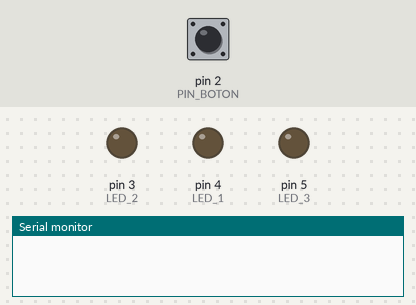
A sketch run on a simulated Arduino Uno, built with avr-gcc and run on an emulated ATmega328P. On the bench: output pins drawn as LEDs (lit = HIGH), the last lines printed to the serial monitor. The inputs (shaded band) are chosen by the test bench; at power-on: pin 2 (PIN_BOTON) HIGH.

Above: at 1.2 s.
1.3 s: pin 2 (PIN_BOTON) pulled LOW for 0.15 s
At 2.9 s:
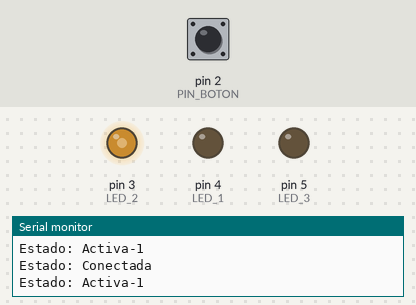
4.4 s: pin 2 (PIN_BOTON) pulled LOW for 1 s
At 4.9 s:
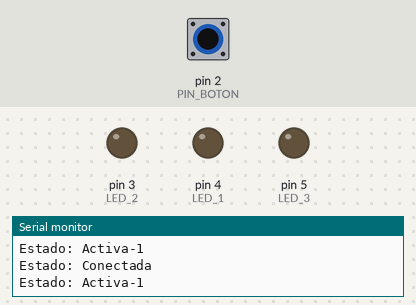
8.4 s: pin 2 (PIN_BOTON) pulled LOW for 0.15 s
At 9.5 s:
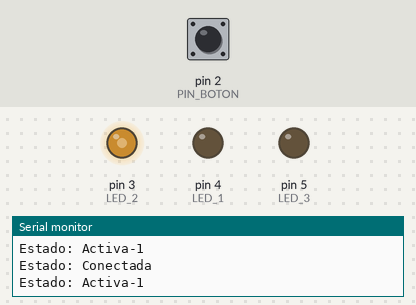
11.5 s: pin 2 (PIN_BOTON) pulled LOW for 3.2 s
21.2 s: pin 2 (PIN_BOTON) pulled LOW for 0.15 s
Timing chart, 0 to 42.8 s (numbered marks = the images above; inputs shaded):
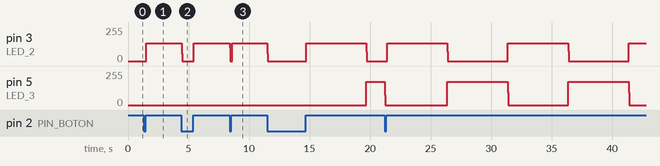

Measured:
- after the input at 1.3 s, pin 3 (LED_2): 0/255 → 135/255 after 0.20 s
- after the input at 4.4 s, pin 5 (LED_3): stays 0/255 (without the input it goes to 175/255 after 2.1 s)
- after the input at 8.4 s, pin 5 (LED_3): stays 0/255 (without the input it goes to 175/255 after 2.0 s)

The sketch:

ej5.7.ino
```cpp
// Estados
#define DESCONECTADA 0
#define CONECTADA 1
#define ACTIVA_1 2
#define ACTIVA_2 3

// Pines
#define LED_1 4
#define LED_2 3
#define LED_3 5
#define PIN_BOTON 2

// Constantes de tiempo
const unsigned long TIEMPO_PULSACION_CORTA = 3000;
const unsigned long TIEMPO_PULSACION_LARGA = 3000;
const unsigned long TIEMPO_ACTIVA = 5000;

int estado = DESCONECTADA;
unsigned long tiempoInicio = 0;

void setup()
{
  pinMode(PIN_BOTON, INPUT_PULLUP);
  pinMode(LED_1, OUTPUT);
  pinMode(LED_2, OUTPUT);
  pinMode(LED_3, OUTPUT);

  Serial.begin(9600);
}

void loop()
{
  int val = digitalRead(PIN_BOTON);
  digitalWrite(LED_1, LOW);
  digitalWrite(LED_2, LOW);
  digitalWrite(LED_3, LOW);

  switch (estado)
  {
    case DESCONECTADA:

      if (val == LOW)
      {
        estado = CONECTADA;
        tiempoInicio = millis();
        Serial.println("Estado: Conectada");
      }

      break;

    case CONECTADA:

      if (val == LOW)
      {
        unsigned long tiempoPulsacion = millis() - tiempoInicio;

        if (tiempoPulsacion < TIEMPO_PULSACION_CORTA)
        {
          estado = ACTIVA_1;
          tiempoInicio = millis();
          Serial.println("Estado: Activa-1");
        }
        else if (tiempoPulsacion > TIEMPO_PULSACION_LARGA)
        {
          estado = DESCONECTADA;
          Serial.println("Estado: Desconectada");
        }
      }
      else
      {
        digitalWrite(LED_1, HIGH);
      }

      break;

    case ACTIVA_1:

      if (val == LOW)
      {
        estado = CONECTADA;
        tiempoInicio = millis();
        Serial.println("Estado: Conectada");
      }
      else if (millis() - tiempoInicio >= TIEMPO_ACTIVA)
      {
        estado = ACTIVA_2;
        tiempoInicio = millis();
        Serial.println("Estado: Activa-2");
      }
      else
      {
        digitalWrite(LED_2, HIGH);
      }

      break;

    case ACTIVA_2:

      if (val == LOW)
      {
        estado = CONECTADA;
        tiempoInicio = millis();
        Serial.println("Estado: Conectada");
      }
      else if (millis() - tiempoInicio >= TIEMPO_ACTIVA)
      {
        estado = ACTIVA_1;
        tiempoInicio = millis();
        Serial.println("Estado: Activa-1");
      }
      else
      {
        digitalWrite(LED_3, HIGH);
      }

      break;
  }
}
```
